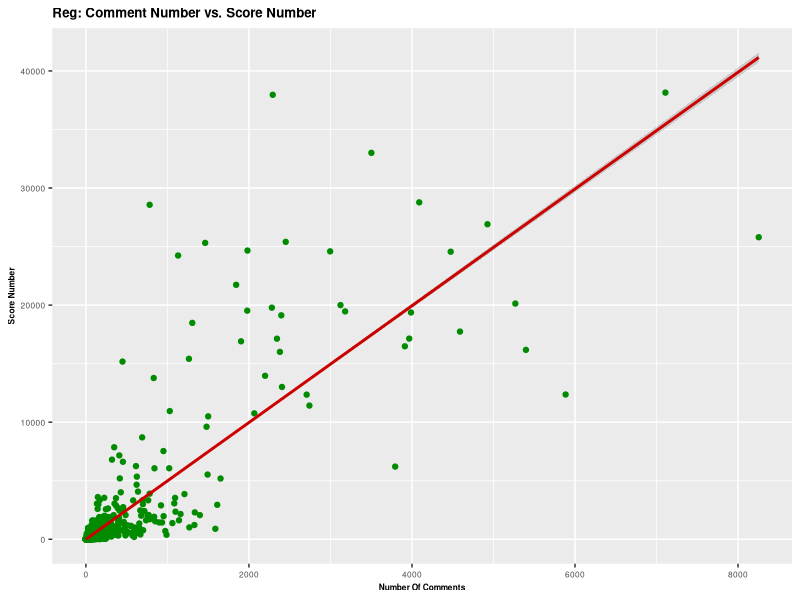

Generate this figure with R:
## ---- chunk 1
knitr::opts_chunk$set(echo = TRUE)
library(readr)
library(ggplot2)
## ---- chunk 2
D <- read_csv("./data/clean_posts_sent.csv")
xlab= 'Number Of Comments'
ylab='Score Number'

ggplot(D) +
  # scatterplot
  geom_point(aes(num_comments, score), color = "green4") +

  #add curve that shows statistical relationship between variables
  geom_smooth(aes(num_comments, score), method = "lm" ,color = "red3") +
  
  labs(x = xlab, y = ylab,
       title = "Reg: Comment Number vs. Score Number") +
  
  theme(title=element_text(size=8, face="bold"),
    axis.text=element_text(size=6),
        axis.title=element_text(size=6,face="bold"))


# Estimator results
# reg = lm(D$score ~ D$num_comments)
# summary(reg)
